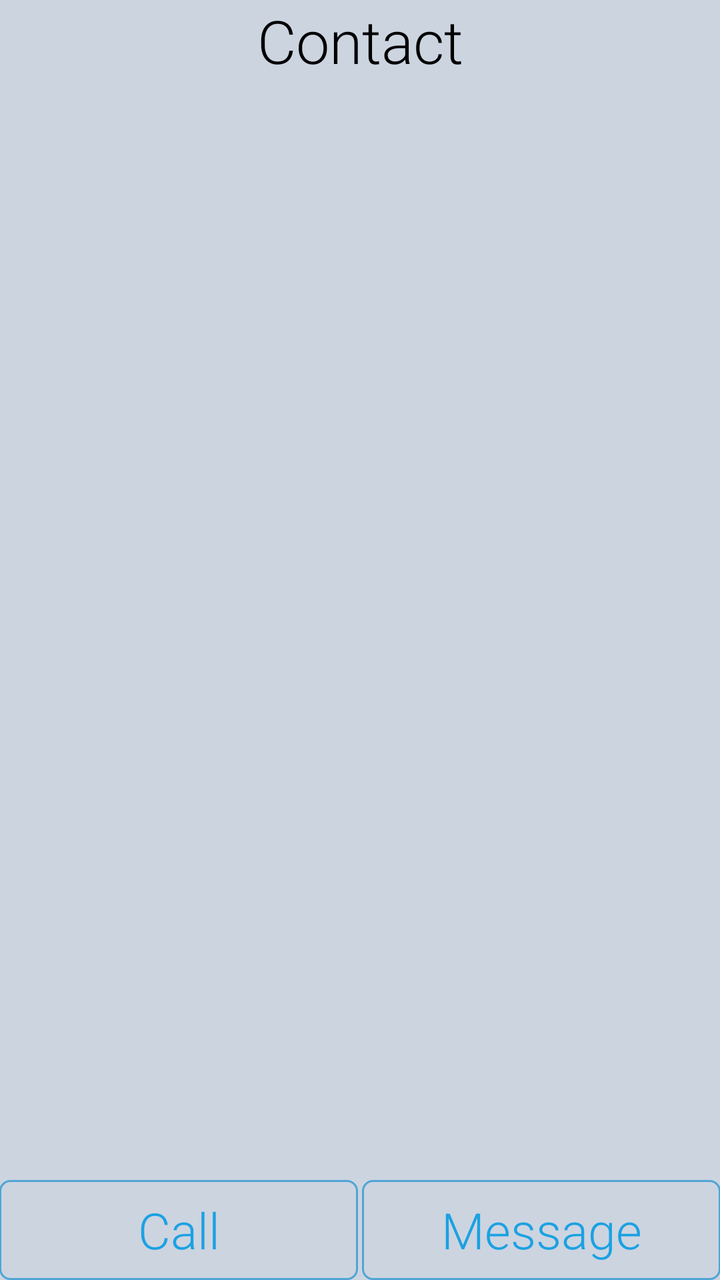
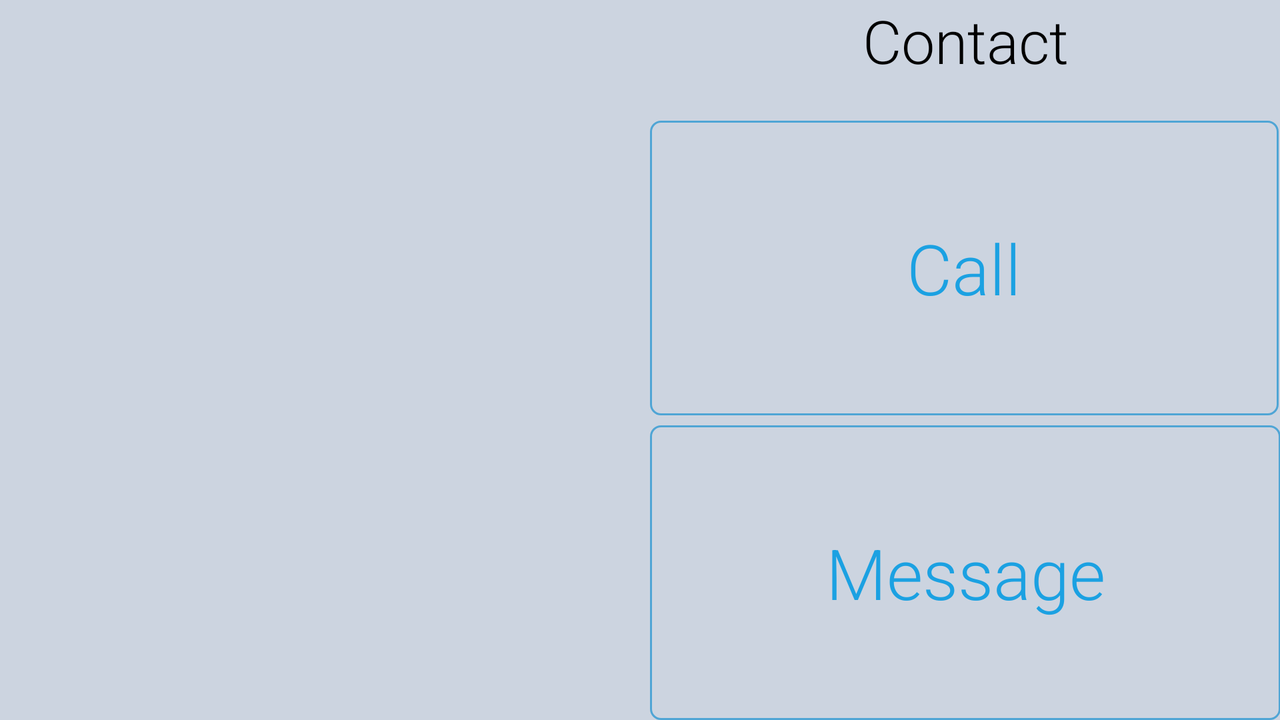

First picture: res/layout/ on a phone held upright. Second picture: the repository's own variant of that layout, on a device whose configuration matches the variant's folder. Source for both follows.
<!-- AndroidManifest.xml: application theme AppTheme -->
<!-- res/layout/fragment_contact.xml -->
<RelativeLayout 
    xmlns:android="http://schemas.android.com/apk/res/android"
    xmlns:tools="http://schemas.android.com/tools"
    android:id="@+id/contact_page" 
    android:layout_width="match_parent"  
    android:layout_height="match_parent"
    android:background="@color/aggie_blue_20"
    
    android:paddingBottom="@dimen/activity_vertical_margin"
    android:paddingLeft="@dimen/activity_horizontal_margin"
    android:paddingRight="@dimen/activity_horizontal_margin"
    android:paddingTop="@dimen/activity_vertical_margin"
    tools:context="com.shronas.rssconference.Contact$PlaceholderFragment" >

    <LinearLayout
        android:id="@+id/contact_reach"
        android:layout_width="match_parent"  
        android:layout_height="50dp"
        android:orientation="horizontal"
        android:layout_alignParentBottom="true">
        
        <TextView
            android:id="@+id/contact_call" 
            android:layout_width="0dp"  
            android:layout_height="match_parent"
            android:layout_weight="1" 
            android:text="@string/call_text"
            android:textSize="25sp"
            android:textColor="@color/win8_blue"
            android:gravity="center"
            android:fontFamily="sans-serif-light"
            android:background="@drawable/contact_button_back"
            android:layout_marginRight="1dp" />
        
        <TextView
            android:id="@+id/contact_text" 
            android:layout_width="0dp"  
            android:layout_height="match_parent"
            android:layout_weight="1" 
            android:text="@string/message_text"
            android:textSize="25sp"
            android:textColor="@color/win8_blue"
            android:gravity="center"
            android:fontFamily="sans-serif-light"
            android:background="@drawable/contact_button_back"
            android:layout_marginLeft="1dp" />        

    </LinearLayout>
    
    <TextView
        android:id="@+id/contact_name"
        android:layout_width="match_parent"
        android:layout_height="wrap_content"
        android:fontFamily="sans-serif-light"
        android:gravity="center"
        android:text="@string/contact_default"
        android:textColor="@color/black"
        android:layout_alignParentTop="true"
        android:textSize="30sp"
        android:layout_marginBottom="20dp" />  
            
    <ImageView  
         android:id="@+id/contact_picture" 

         android:layout_marginBottom="10dp"
         android:contentDescription="@string/contentDesc"
         android:layout_width="match_parent"  
         android:layout_height="wrap_content"
         android:scaleType="centerCrop"
         android:layout_above="@id/contact_reach"
         android:layout_below="@id/contact_name" /> 
         
             

</RelativeLayout>
<!-- resources referenced by this layout -->
<resources>
  <color name="aggie_blue_20">#CCD4E0</color>
  <color name="black">#000000</color>
  <color name="win8_blue">#1BA1E2</color>
  <!-- drawable contact_button_back (drawable) -->
  <?xml version="1.0" encoding="utf-8"?>
  
  <selector xmlns:android="http://schemas.android.com/apk/res/android">
  	<item android:state_pressed="true" >         
  	    <shape> 
  	        <stroke android:width="2dp" android:color="#4fa5d5" />
  	        <solid android:color="@color/LightSteelBlue"/>
  	        <padding android:left="5dp" android:top="2dp" 
  	            android:right="5dp" android:bottom="2dp" /> 
  	        <corners android:radius="5dp" /> 
  	    </shape>    
  	</item>
  	
  	<item>
  		<shape android:shape="rectangle" >
  		   <solid android:color="#00000000" />
  		   <stroke android:width="1dip" android:color="#4fa5d5"/>
  		   <corners android:radius="5dp" />
  		</shape>
  	</item>
  </selector>
  <string name="call_text">Call</string>
  <string name="contact_default">Contact</string>
  <string name="contentDesc">Image</string>
  <string name="message_text">Message</string>
  <style name="AppTheme" parent="AppBaseTheme">
          
      </style>
  <color name="LightSteelBlue">#B0C4DE</color>
  <!-- from res/values-v14/ -->
  <style name="AppBaseTheme" parent="Theme.AppCompat.Light.DarkActionBar">
          
      </style>
</resources>
<!-- res/layout-land/fragment_contact.xml (the repository's variant of the layout above) -->
<!-- drawn on the phone turned sideways -->
<LinearLayout
    xmlns:android="http://schemas.android.com/apk/res/android"
    xmlns:tools="http://schemas.android.com/tools"
    android:id="@+id/contact_page" 
    android:layout_width="match_parent"  
    android:layout_height="match_parent"
    android:background="@color/aggie_blue_20"
    android:orientation="horizontal"
    
    android:paddingBottom="@dimen/activity_vertical_margin"
    android:paddingLeft="@dimen/activity_horizontal_margin"
    android:paddingRight="@dimen/activity_horizontal_margin"
    android:paddingTop="@dimen/activity_vertical_margin"
    tools:context="com.shronas.rssconference.Contact$PlaceholderFragment" >

    <ImageView  
         android:id="@+id/contact_picture" 
         android:contentDescription="@string/contentDesc"
         android:layout_width="0dp"  
         android:layout_height="match_parent"
         android:layout_weight="1"
         android:scaleType="centerCrop" /> 
         
    <RelativeLayout
         android:layout_width="0dp"  
         android:layout_height="match_parent"
         android:layout_weight="1"
         android:layout_marginLeft="10dp">
        
    <TextView
        android:id="@+id/contact_name"
        android:layout_width="match_parent"
        android:layout_height="wrap_content"
        android:fontFamily="sans-serif-light"
        android:gravity="center"
        android:text="@string/contact_default"
        android:textColor="@color/black"
        android:layout_alignParentTop="true"
        android:textSize="30sp"
        android:layout_marginBottom="20dp" /> 
        
    <LinearLayout
        android:id="@+id/contact_reach"
        android:layout_width="match_parent"
        android:layout_below="@+id/contact_name"  
        android:layout_height="wrap_content"
        android:orientation="vertical"
        android:layout_alignParentBottom="true">
        
        <TextView
            android:id="@+id/contact_call" 
            android:layout_width="match_parent"
            android:layout_height="0dp"
            android:layout_weight="1" 
            android:text="@string/call_text"
            android:textSize="35sp"
            android:textColor="@color/win8_blue"
            android:gravity="center"
            android:fontFamily="sans-serif-light"
            android:background="@drawable/contact_button_back"
            android:layout_marginRight="1dp" />
        
        <TextView
            android:id="@+id/contact_text" 
            android:layout_width="match_parent"  
            android:layout_height="0dp"
            android:layout_weight="1" 
            android:text="@string/message_text"
            android:textSize="35sp"
            android:textColor="@color/win8_blue"
            android:gravity="center"
            android:fontFamily="sans-serif-light"
            android:background="@drawable/contact_button_back"
            android:layout_marginTop="5dp" />        

    </LinearLayout>
    
    </RelativeLayout>
</LinearLayout>
